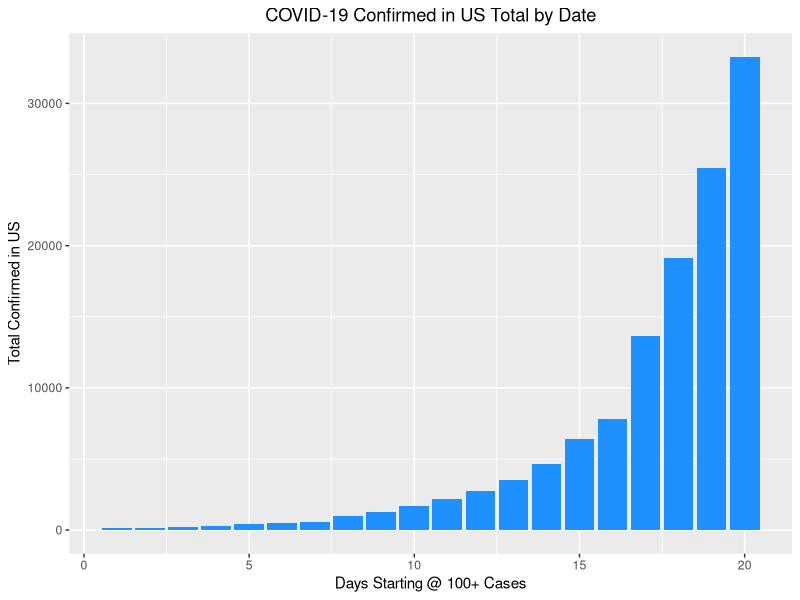

Reproduce this figure in R. (Note: this script raises an error after producing the figure.)
## ---- chunk 1
knitr::opts_chunk$set(echo = FALSE, messages = FALSE, warning = FALSE)
## ---- chunk 2
#Read in the three time series csv files from Johns Hopkins
conf <- read.csv("time_series_19-covid-Confirmed.csv")
# reco <- read.csv("time_series_19-covid-Recovered.csv")
# dead <- read.csv("time_series_19-covid-Deaths.csv")

#Get the files down to the US data I need for an analysis
library(dplyr)
library(tidyverse)
library(lubridate)
library(ggplot2)

#create us_conf
us_conf <- conf %>%
  select(-c(Province.State, Lat, Long)) %>%
  filter(Country.Region == "US")

names(us_conf)[2:62] <- substring(names(us_conf)[2:62], 2) #rename date columns

us_conf <- us_conf %>%
  summarise_if(is.integer, function(x) sum(x)) %>%#summarise by day for all of the US
  # mutate(country="US") %>% #create country column again
  # select(62, 1:61) #put country column first
  gather(Date, value = "Total.US")

us_conf$Date <- gsub("\\.", "-", us_conf$Date) #remove . and replace with -
us_conf$Date <- as.Date(us_conf$Date, format = "%m-%d-%y") #format as date

#create data with a start point of 100 cases and show as "Day 1" instead of actual date
us_conf100 <- us_conf %>%
  filter(Total.US > 99) %>%
  mutate(zDay = seq(1:20))

#plot the us data
ggplot(us_conf100, aes(zDay, Total.US)) + 
  geom_col(fill = "dodgerblue1") + 
  labs(x="Days Starting @ 100+ Cases", y = "Total Confirmed in US", title = "COVID-19 Confirmed in US Total by Date") + 
  theme(plot.title = element_text(hjust = 0.5))
## ---- chunk 3
#Now I need to gather Italy's information
#create it_conf
it_conf <- conf %>%
  select(-c(Province.State, Lat, Long)) %>%
  filter(Country.Region == "Italy")

names(it_conf)[2:62] <- substring(names(it_conf)[2:62], 2) #rename date columns

it_conf <- it_conf %>%
  summarise_if(is.integer, function(x) sum(x)) %>%#summarise by day for all of the US
  gather(Date, value = "Total.Italy")

it_conf$Date <- gsub("\\.", "-", it_conf$Date) #remove . and replace with -
it_conf$Date <- as.Date(it_conf$Date, format = "%m-%d-%y") #format as date

#create data with a start point of 100 cases and show as "Day 1" instead of actual date
it_conf100 <- it_conf %>%
  filter(Total.Italy > 99) %>%
  mutate(zDay = seq(1:29))

#create one dataframe with both Italy & US
us_match_italy <- us_conf %>%
  dplyr::filter(Date >= as.Date("2020-02-23"))

us_match_italy$day_us <- 0
us_match_italy$day_us[10:29] <- seq(1:20)

us_it_conf100 <- left_join(it_conf100, us_match_italy)

#Let's Plot Our Data Raw (without Population) - this mimmics a popular graph being circulated currently
ggplot(us_it_conf100) + 
  geom_col(aes(x = zDay, y=Total.Italy), fill = "darkorange") + 
  geom_col(aes(x = day_us, y=Total.US), fill = "dodgerblue1") +
  labs(x="Days Starting @ 100+ Cases", y = "Total COVID-19 Cases Confirmed",
       title = "COVID-19 Confirmed in Italy Total & US by Day", subtitle = "Starting at 100 Reported Cases") + 
  theme(plot.title = element_text(hjust = 0.5), plot.subtitle = element_text(hjust = 0.5)) +
  geom_label(label="US Passes Italy on Day 18", x=18, y = 40000, label.size = .1, color = "black")
## ---- chunk 4
#create columns for US & Italy that show % of population cofirmed with the virus
#latest population of both countries according to Google: Italy 61M & US 330M
us_it_conf100 <- us_it_conf100 %>%
  mutate(italy_rate = Total.Italy/61000000) %>%
  mutate(us_rate = Total.US/330000000)

#Now, let's plot again as a % of the population
ggplot(us_it_conf100) + 
  geom_col(aes(x = zDay, y=italy_rate), fill = "darkorange") + 
  geom_col(aes(x = day_us, y=us_rate), fill = "dodgerblue1") +
  labs(x="Days Starting @ 100+ Cases", y = "Total COVID-19 Cases Confirmed by % of Population",
       title = "COVID-19 Confirmed in Italy Total & US by Day by % of Population", subtitle = "Starting at 100 Reported Cases") + 
  theme(plot.title = element_text(hjust = 0.5), plot.subtitle = element_text(hjust = 0.5))
  geom_label(label="US Passes Italy on Day 18", x=18, y = 40000, label.size = .1, color = "black")

## ---- chunk 5
#create wv_conf
wv_conf <- conf %>%
  select(-c(Lat, Long)) %>%
  filter(Country.Region == "US" & Province.State == "West Virginia")

wv_dim <- dim(wv_conf)[2]

names(wv_conf)[3:wv_dim] <- substring(names(wv_conf)[3:wv_dim], 2) #rename date columns

wv_conf <- wv_conf %>%
  summarise_if(is.integer, function(x) sum(x)) %>%#summarise by day for all of West Virginia
  gather(Date, value = "Total.WV")

wv_conf$Date <- gsub("\\.", "-", wv_conf$Date) #remove . and replace with -
wv_conf$Date <- as.Date(wv_conf$Date, format = "%m-%d-%y") #format as date



#create ny_conf
ny_conf <- conf %>%
  select(-c(Lat, Long)) %>%
  filter(Country.Region == "US" & Province.State == "New York")

ny_dim <- dim(ny_conf)[2]

names(ny_conf)[3:ny_dim] <- substring(names(ny_conf)[3:ny_dim], 2) #rename date columns

ny_conf <- ny_conf %>%
  summarise_if(is.integer, function(x) sum(x)) %>%#summarise by day for all of West Virginia
  gather(Date, value = "Total.NY")

ny_conf$Date <- gsub("\\.", "-", ny_conf$Date) #remove . and replace with -
ny_conf$Date <- as.Date(ny_conf$Date, format = "%m-%d-%y") #format as date

#set same starting date for both states where they both start with 0 confirmed cases
ny_conf <- ny_conf %>% filter(Date >= "2020-03-09")
wv_conf <- wv_conf %>% filter(Date >= "2020-03-09")


#create new dataframe of both wv & ny for plotting
wv_ny_conf <- left_join(wv_conf, ny_conf)
## ---- chunk 6
#plot raw data without concern of population
wv_ny_plot1 <- ggplot(wv_ny_conf, aes(x = Date)) + 
  geom_col(aes(y=Total.NY), fill = "gold") + 
  geom_col(aes(y=Total.WV), fill = "blue") +
  labs(x="Days Starting From 03/09/20", y = "Total COVID-19 Cases Confirmed",
       title = "COVID-19 Confirmed in WV & NY by Day", subtitle = "Starting 0 Reported Cases") + 
  theme(plot.title = element_text(hjust = 0.5), plot.subtitle = element_text(hjust = 0.5))
wv_ny_plot1
## ---- chunk 7
wv_ny_plot2 <- ggplot(wv_ny_conf, aes(x = Date)) + 
  geom_col(aes(y=Total.NY), fill = "gold") + 
  geom_col(aes(y=Total.WV), fill = "blue") +
  labs(x="Days Starting From 03/09/20", y = "Total COVID-19 Cases Confirmed",
       title = "ZOOMED IN: COVID-19 Confirmed in WV & NY by Day", subtitle = "Starting 0 Reported Cases") + 
  theme(plot.title = element_text(hjust = 0.5), plot.subtitle = element_text(hjust = 0.5)) + 
  coord_cartesian(ylim=c(0,500))
wv_ny_plot2
## ---- chunk 8

#plot with data by population
#create columns for WV & NY that show % of population cofirmed with the virus
#latest population of both states according to Google: WV 1.8M & NY 20M
wv_ny_conf <- wv_ny_conf %>%
  mutate(wv_rate = Total.WV/1800000) %>%
  mutate(ny_rate = Total.NY/22000000)

#Now, let's plot again as a % of the population
wv_ny_perc <- ggplot(wv_ny_conf) + 
  geom_col(aes(x = Date, y=ny_rate), fill = "gold") + 
  geom_col(aes(x = Date, y=wv_rate), fill = "blue") +
  labs(x="Days Starting @ 0 Cases", y = "Total COVID-19 Cases Confirmed by % of Population",
       title = "COVID-19 Confirmed Total in WV & NY by Day", subtitle = "By % of Population") + 
  theme(plot.title = element_text(hjust = 0.5), plot.subtitle = element_text(hjust = 0.5))
wv_ny_perc

## ---- chunk 9
#Now, let's plot again as a % of the population zoomed in
wv_ny_perc2 <- ggplot(wv_ny_conf) + 
  geom_col(aes(x = Date, y=ny_rate), fill = "gold") + 
  geom_col(aes(x = Date, y=wv_rate), fill = "blue") +
  labs(x="Days Starting @ 0 Cases", y = "Total COVID-19 Cases Confirmed by % of Population",
       title = "ZOOMED IN: COVID-19 Confirmed Total in WV & NY by Day", subtitle = "By % of Population") + 
  theme(plot.title = element_text(hjust = 0.5), plot.subtitle = element_text(hjust = 0.5)) +
  coord_cartesian(ylim=c(0, .00005))
wv_ny_perc2

## ---- chunk 10
#build a dataframe of Wv, NY & Italy showing area, population & confirmed cases starting at 

